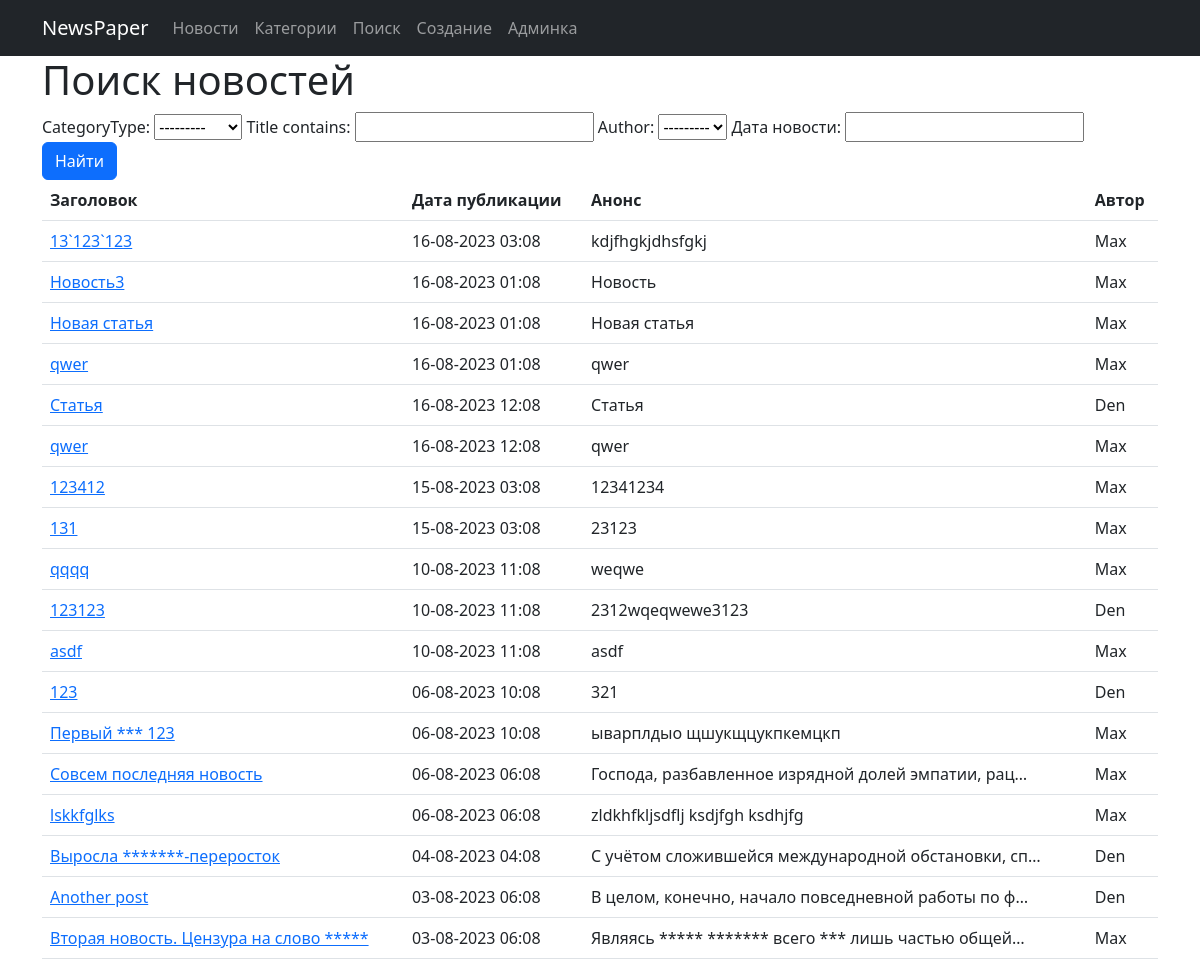
The app's page /news/search/ with its own data.
### news/models.py (models this page shows, shortened)
class Post(models.Model):
    author = models.ForeignKey(Author, on_delete=models.CASCADE)
    NEWS = 'NW'
    ARTICLE = 'AR'
    CATEGORY_CHOICES = (
        (NEWS, 'Новость'),
        (ARTICLE, 'Статья'),
    )
    categoryType = models.CharField(max_length=2, choices=CATEGORY_CHOICES, default=ARTICLE)
    dateCreation = models.DateTimeField(auto_now_add=True)
    postCategory = models.ManyToManyField(Category, through='PostCategory')
    title = models.CharField(max_length=128)
    text = models.TextField()
    rating = models.SmallIntegerField(default=0)

class Author(models.Model):
    authorUser = models.OneToOneField(User, on_delete=models.CASCADE)
    ratingAuthor = models.SmallIntegerField(default=0)
    def __str__(self):
        return self.authorUser.username

### news/views.py (the view)
# urls.py: path('search/', PostsSearch.as_view(), name='post_search'),
class PostsSearch(ListView):
    model = Post
    template_name='news/search.html'
    context_object_name='posts'
    ordering = ['-dateCreation']
    paginate_by = 5
    def get_context_data(self, **kwargs): # забираем отфильтрованные объекты переопределяя метод get_context_data у наследуемого класса (привет, полиморфизм, мы скучали!!!)
        context = super().get_context_data(**kwargs)
        context['filter'] = PostFilter(self.request.GET, queryset=self.get_queryset()) # вписываем наш фильтр в контекст
        context['categories'] = Category.objects.all()
        context['form']=PostForm()
        return context

### news/forms.py
class PostForm(ModelForm):
  class Meta:
    model = Post
    fields = ['categoryType','postCategory','author','title','text']
    widgets = {
        'categoryType' : forms.Select(attrs={'class': 'form-control',}),
        'postCategory' : forms.CheckboxSelectMultiple(),
        'author' : forms.Select(attrs={'class': 'form-control',}),
        'title' : forms.TextInput(attrs={'type': 'text', 'class': 'form-control', }),
        'text' : forms.Textarea(attrs={'class': 'form-control',}),
    }

### news/templatetags/custom_filters.py (called while the page is built)
@register.filter(name='censor')
def censor(value):
    for i in CENSORED_WORDS:
        if i in value:
            value = value.replace(i,'*'*len(i))
    return value

### news/templates/news/search.html (shortened to what this page needs)
{% extends 'layout/default.html' %}
{% load custom_filters %}
{% block content %}
    <h1>Поиск новостей</h1>
    {% if posts %}
        <form method="GET">
            {{ filter.form }}
            <input class="btn btn-primary" type="submit" value="Найти">
        </form>
        <table  class="table table-hover">
            <tr>
                <th scope="col">
                    Заголовок
                </th>
                <th scope="col">
                    Дата публикации
                </th>
                <th scope="col">
                    Анонс
                </th>
                <th scope="col">
                    Автор
                </th>
            </tr>
            {% for p in filter.qs %}
            <tr>
                <td>
                    <a href="{% url 'news:post_detail' p.id %}">
                        {{p.title|censor}}
                    </a>
                </td>
                <td>
                    {{p.dateCreation|date:'d-m-Y h:m'}}
                </td>
                <td>
                    {{p.text|truncatechars:50|censor}}
                </td>
                <td>
                    {{p.author.authorUser}}
                </td>
            </tr>
            {% endfor %}
        </table>
        {% else %}
        <h3>Нет новостей</h3>
    {% endif %}
{% endblock content %}

### records on screen
Post: title|censor "13`123`123", dateCreation "16-08-2023 03:08", text|censor "kdjfhgkjdhsfgkj", author.authorUser "Max"
Post: title|censor "Новость3", dateCreation "16-08-2023 01:08", text|censor "Новость", author.authorUser "Max"
Post: title|censor "Новая статья", dateCreation "16-08-2023 01:08", text|censor "Новая статья", author.authorUser "Max"
Post: title|censor "qwer", dateCreation "16-08-2023 01:08", text|censor "qwer", author.authorUser "Max"
Post: title|censor "Статья", dateCreation "16-08-2023 12:08", text|censor "Статья", author.authorUser "Den"
Post: title|censor "qwer", dateCreation "16-08-2023 12:08", text|censor "qwer", author.authorUser "Max"
Post: title|censor "123412", dateCreation "15-08-2023 03:08", text|censor "12341234", author.authorUser "Max"
Post: title|censor "131", dateCreation "15-08-2023 03:08", text|censor "23123", author.authorUser "Max"
Post: title|censor "qqqq", dateCreation "10-08-2023 11:08", text|censor "weqwe", author.authorUser "Max"
Post: title|censor "123123", dateCreation "10-08-2023 11:08", text|censor "2312wqeqwewe3123", author.authorUser "Den"
Post: title|censor "asdf", dateCreation "10-08-2023 11:08", text|censor "asdf", author.authorUser "Max"
Post: title|censor "123", dateCreation "06-08-2023 10:08", text|censor "321", author.authorUser "Den"
Post: title|censor "Первый *** 123", dateCreation "06-08-2023 10:08", text|censor "ыварплдыо щшукщцукпкемцкп", author.authorUser "Max"
Post: title|censor "Совсем последняя новость", dateCreation "06-08-2023 06:08", text|censor "Господа, разбавленное изрядной долей эмпатии, рац…", author.authorUser "Max"
Post: title|censor "lskkfglks", dateCreation "06-08-2023 06:08", text|censor "zldkhfkljsdflj ksdjfgh ksdhjfg", author.authorUser "Max"
Post: title|censor "Выросла *******-переросток", dateCreation "04-08-2023 04:08", text|censor "С учётом сложившейся международной обстановки, сп…", author.authorUser "Den"
Post: title|censor "Another post", dateCreation "03-08-2023 06:08", text|censor "В целом, конечно, начало повседневной работы по ф…", author.authorUser "Den"
Post: title|censor "Вторая новость. Цензура на слово *****", dateCreation "03-08-2023 06:08", text|censor "Являясь ***** ******* всего *** лишь частью общей…", author.authorUser "Max"
